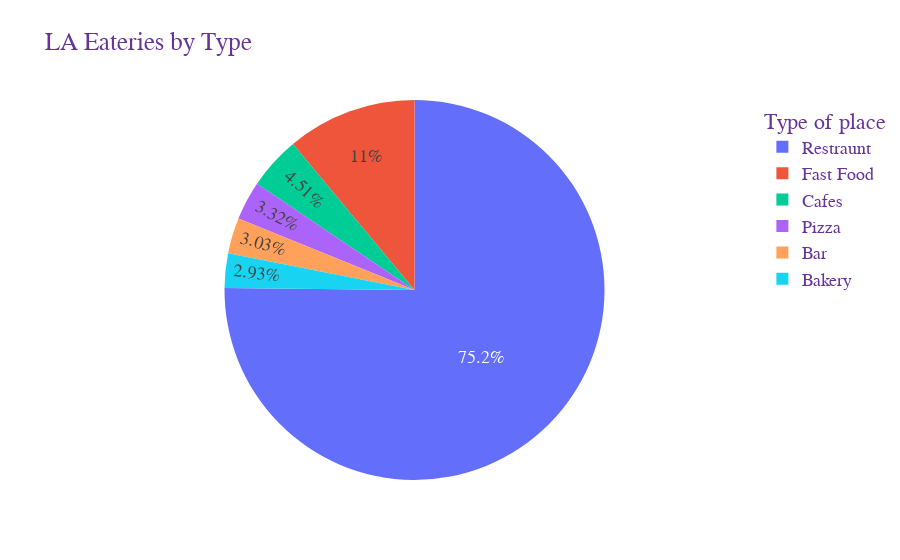

Notebook code cell kept with this figure:
### Code cell
x2 =  [cafes, restraunts,fast_food,bakery,bar,pizza]
columns1 = ['Cafes', 'Restraunt', 'Fast Food', 'Bakery', 'Bar', 'Pizza'] 


fig1 = go.Figure(data=[go.Pie(labels=columns1, values=x2)])

fig1.update_layout(
    title=" LA Eateries by Type",
    xaxis_title="X Axis Title",
    yaxis_title="X Axis Title",
    legend_title="Type of place",
    font=dict(
        family="Courier New, monospace",
        size=18,
        color="RebeccaPurple"
    ))

fig1.show()

### Figure 1 — Plotly figure (JSON) as saved in the notebook; plotly's stock layout.template omitted (floating-point values rounded to 4 significant figures)
{"data": [{"labels": ["Cafes", "Restraunt", "Fast Food", "Bakery", "Bar", "Pizza"], "type": "pie", "values": [0.04507, 0.7517, 0.1105, 0.02932, 0.03026, 0.03316]}], "layout": {"font": {"color": "RebeccaPurple", "family": "Courier New, monospace", "size": 18}, "legend": {"title": {"text": "Type of place"}}, "title": {"text": " LA Eateries by Type"}, "xaxis": {"title": {"text": "X Axis Title"}}, "yaxis": {"title": {"text": "X Axis Title"}}}}
